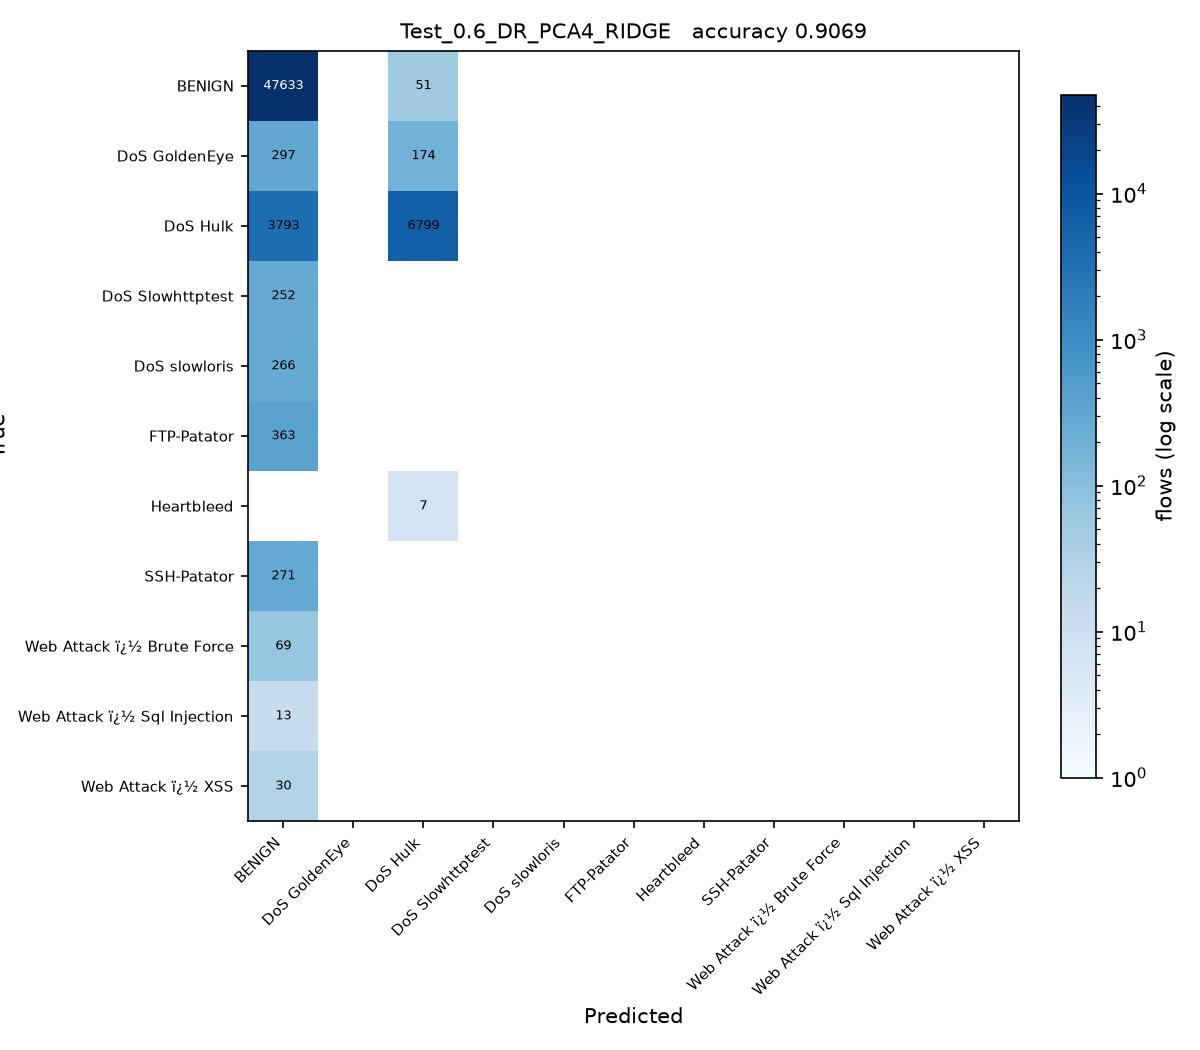

The Python source for this figure:
# Test_0.6_DR_PCA4_RIDGE.py
#
# Test size 0.6  |  PCA, 4 components  |  Ridge Regression -> RidgeClassifier (sheet #3)
#
# This is SGDC_60_40.py with the changes marked CHANGE below and nothing else.
#
# Sheet entry 3 is Ridge(alpha=1.0), a regressor. RidgeClassifier is the
# same L2-penalised model fitted for classification. alpha is kept at 1.0.

import os
from pathlib import Path

# CHANGE 1: run from the project folder, so the CSV names below resolve, and
# read them as latin-1. The Web Attack labels contain byte 0x96, which the
# default utf-8 decoder rejects with UnicodeDecodeError.
os.chdir(Path(__file__).resolve().parent.parent)
import numpy as np
import pandas as pd

df1 = pd.read_csv(r'C:\Users\Karthika\OneDrive\Desktop\ACN_PCA_75_Runs\Scripts\Tuesday-WorkingHours.pcap_ISCX (1).csv', low_memory=True, encoding='latin-1')
df2 = pd.read_csv(r'C:\Users\Karthika\OneDrive\Desktop\ACN_PCA_75_Runs\Scripts\Wednesday-workingHours.pcap_ISCX.csv', low_memory=True, encoding='latin-1')
df3 = pd.read_csv(r'C:\Users\Karthika\OneDrive\Desktop\ACN_PCA_75_Runs\Scripts\Thursday-WorkingHours-Morning-WebAttacks.pcap_ISCX.csv', low_memory=True, encoding='latin-1')

dataset = pd.concat([df1, df2, df3], ignore_index=True)

dataset.columns = dataset.columns.str.strip()

# CHANGE 2: a stratified sample of 100000 flows, the same for every run.
# The full three captures hold about 1.3 million flows, which makes 75 runs
# impractical. At least 50 flows of every class are kept.
label = dataset.columns[-1]
dataset = pd.concat(
    [g.sample(n=min(len(g), max(50, round(100000 * len(g) / len(dataset)))), random_state=0)
     for _, g in dataset.groupby(label)],
    ignore_index=True
)

X = dataset.iloc[:, :-1]
y = dataset.iloc[:, -1]

X = X.apply(pd.to_numeric, errors='coerce')

X.replace([np.inf, -np.inf], np.nan, inplace=True)

from sklearn.impute import SimpleImputer

imputer = SimpleImputer(missing_values=np.nan, strategy='mean')
X = imputer.fit_transform(X)

from sklearn.preprocessing import LabelEncoder

labelencoder_y = LabelEncoder()
y = labelencoder_y.fit_transform(y)

from sklearn.model_selection import train_test_split

X_train, X_test, y_train, y_test = train_test_split(
    X,
    y,
    test_size=0.6,   # CHANGE 3: test size
    random_state=0,
    stratify=y
)

# CHANGE 4: PCA, from PCA_LDA_KErnel_PCA_CODE.pdf (fitted on training data only).
# PCA follows the directions of largest variance, so the features have to be on
# a common scale first, otherwise the components just track whichever column has
# the biggest units. The scaler is fitted on the training split only.
from sklearn.preprocessing import StandardScaler
from sklearn.decomposition import PCA

scaler = StandardScaler()
X_train = scaler.fit_transform(X_train)
X_test = scaler.transform(X_test)

pca = PCA(n_components=4)
X_train = pca.fit_transform(X_train)          # no labels: PCA is unsupervised
X_test = pca.transform(X_test)
print("\nVariance explained by 4 components : {:.4f}".format(pca.explained_variance_ratio_.sum()))

# CHANGE 5: Ridge Regression -> RidgeClassifier (sheet #3) in place of SGDClassifier
from sklearn.linear_model import RidgeClassifier

classifier = RidgeClassifier(
    alpha=1.0,
    random_state=0
)

classifier.fit(X_train, y_train)

y_pred = classifier.predict(X_test) 

from sklearn.metrics import confusion_matrix
from sklearn.metrics import accuracy_score
from sklearn.metrics import precision_score
from sklearn.metrics import recall_score
from sklearn.metrics import f1_score
from sklearn.metrics import classification_report

cm = confusion_matrix(y_test, y_pred)

print("Confusion Matrix:\n")
print(cm)

print("\nAccuracy : {:.4f}".format(accuracy_score(y_test, y_pred)))
print("\nPrecision : {:.4f}".format(precision_score(y_test, y_pred, average='weighted')))
print("\nRecall : {:.4f}".format(recall_score(y_test, y_pred, average='weighted')))
print("\nF1 Score : {:.4f}".format(f1_score(y_test, y_pred, average='weighted')))

print("\nClassification Report:\n")
print(classification_report(y_test, y_pred))
# CHANGE 6: save the confusion matrix as Test_0.6_DR_PCA4_RIDGE.jpg and record the result
import matplotlib
matplotlib.use('Agg')
import matplotlib.pyplot as plt
from matplotlib.colors import LogNorm

here = Path(__file__).resolve().parent
names = [str(c) for c in labelencoder_y.classes_]
fig, ax = plt.subplots(figsize=(8, 7))
im = ax.imshow(cm, cmap='Blues', norm=LogNorm(vmin=1))
ax.set_xticks(range(len(names)), names, rotation=45, ha='right', fontsize=7)
ax.set_yticks(range(len(names)), names, fontsize=7)
ax.set_xlabel('Predicted')
ax.set_ylabel('True')
ax.set_title('Test_0.6_DR_PCA4_RIDGE   accuracy {:.4f}'.format(accuracy_score(y_test, y_pred)), fontsize=10)
for i in range(cm.shape[0]):
    for j in range(cm.shape[1]):
        if cm[i, j]:
            ax.text(j, i, cm[i, j], ha='center', va='center', fontsize=6,
                    color='white' if cm[i, j] > cm.max() / 3 else 'black')
fig.colorbar(im, ax=ax, fraction=0.04, label='flows (log scale)')
fig.tight_layout()
fig.savefig(here / 'Test_0.6_DR_PCA4_RIDGE.jpg', dpi=150)
plt.close(fig)

row = pd.DataFrame([{
    'Test': 0.6, 'DR': 'PCA4', 'Clas': 'RIDGE',
    'Acc': round(accuracy_score(y_test, y_pred), 4),
    'Pre': round(precision_score(y_test, y_pred, average='weighted', zero_division=0), 4),
    'Rec': round(recall_score(y_test, y_pred, average='weighted', zero_division=0), 4),
    'F1': round(f1_score(y_test, y_pred, average='weighted', zero_division=0), 4),
    'script': 'Test_0.6_DR_PCA4_RIDGE',
}])
out = here.parent / 'results' / '75_runs.csv'
out.parent.mkdir(exist_ok=True)
if out.exists():
    old = pd.read_csv(out)
    row = pd.concat([old[old['script'] != 'Test_0.6_DR_PCA4_RIDGE'], row], ignore_index=True)
row.to_csv(out, index=False)
